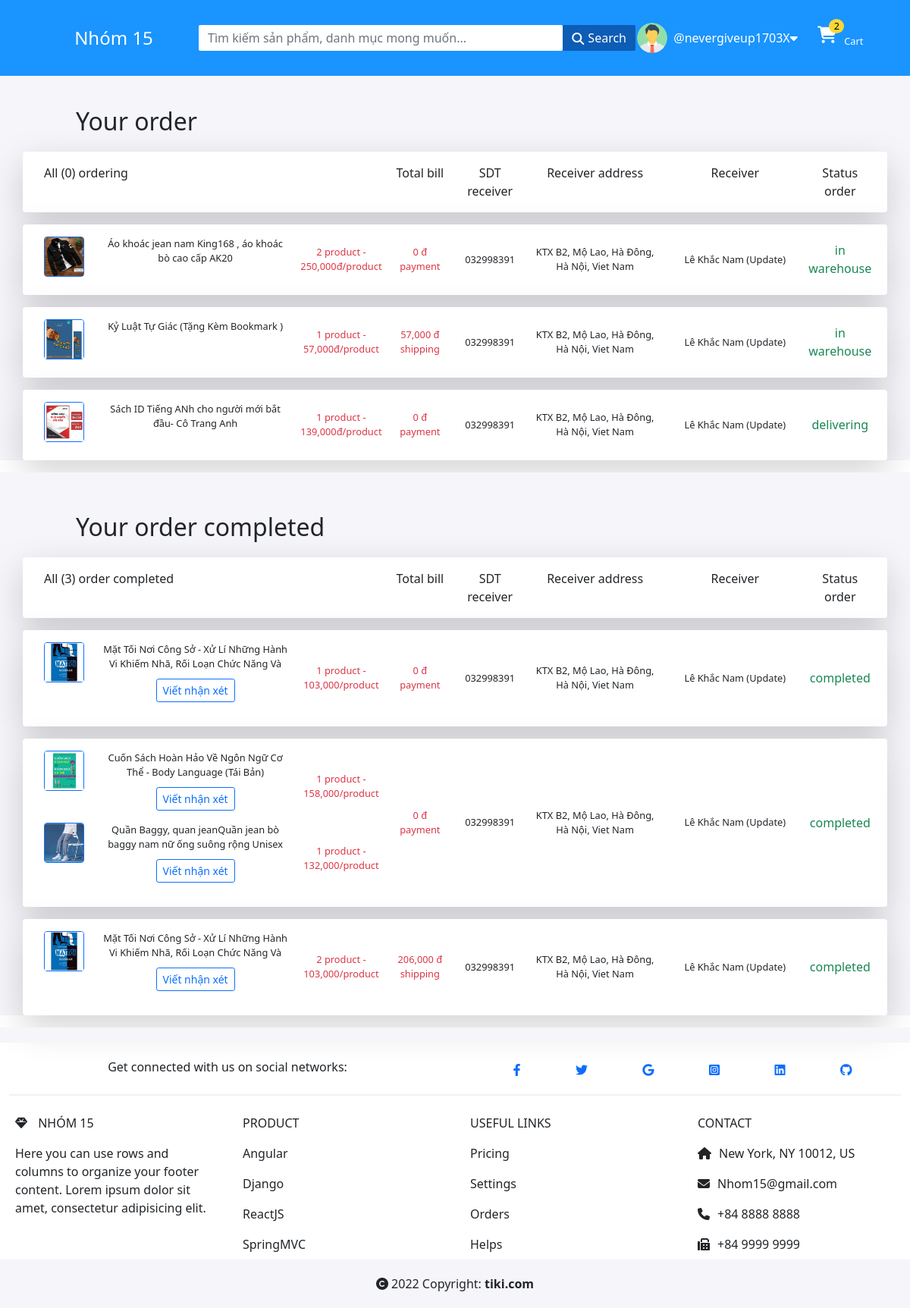
The page /view-order/ (signed in) on the database its author committed.
### base/models.py (models this page shows, shortened)
class User(AbstractUser):
    functionality_of_user = models.ForeignKey(Function, on_delete=models.CASCADE, null=True, blank=True)
    name = models.CharField(max_length=200, null=True, blank=True)
    email = models.EmailField(unique=True, null=True)
    bio = models.TextField(null=True, blank=True)
    avatar = models.ImageField(null=True, default="avatar.png")
    full_name = models.TextField(max_length=100, null=True, blank=True)
    phone_number = models.CharField(max_length=20, null=True, blank=True)
    USERNAME_FIELD = 'email'
    REQUIRED_FIELDS = []

class Cart(models.Model):
    user = models.OneToOneField(User, on_delete = models.CASCADE)
    order = models.ManyToManyField(OrderProduct, blank=True)

class OrderProduct(models.Model):
    user = models.ForeignKey(User, on_delete=models.CASCADE)
    product = models.ForeignKey(Product, on_delete=models.CASCADE)
    quantity = models.IntegerField(default=0)
    checked = models.BooleanField(default=False)
    updated = models.DateTimeField(auto_now= True)
    created = models.DateTimeField(auto_now_add=True)
    class Meta:
        ordering = ['-created']
    def total_price(seft):
        return seft.product.price * seft.quantity

class Product(models.Model):
    category = models.ForeignKey(Category, on_delete=models.SET_NULL, null=True, blank=True)
    name = models.CharField(max_length=200)
    image = models.ImageField(null=True, default = "default.png")
    description = models.TextField(null=True, blank= True)
    price = models.IntegerField()
    updated = models.DateTimeField(auto_now= True)
    created = models.DateTimeField(auto_now_add=True)
    class Meta:
        ordering  = ['-updated', '-created']

class CheckOut(models.Model):
    status_order = [
        ('completed', 'completed'),
        ('delivering', 'delivering'),
        ('in warehouse', 'in warehouse')
    ]
    payment_or_shipping = [
        ('payment', 'payment'),
        ('shipping', 'shipping')
    ]
    user = models.ForeignKey(User, on_delete=models.CASCADE)
    order = models.ManyToManyField(OrderProduct, blank=True)
    address_delivery = models.ForeignKey(Address, on_delete=models.CASCADE)
    updated = models.DateTimeField(auto_now= True)
    created = models.DateTimeField(auto_now_add=True)
    status_order = models.TextField(
        max_length=50,
        choices=status_order,
        default='in warehouse',
    )
    payment_or_shipping = models.TextField(
        max_length=50,
        choices=payment_or_shipping,
        default='shipping',
    )
    class Meta:
        ordering = ['-created']
    def total_bill(self):
        total = 0
        for order in self.order.all():
            total = total + order.total_price()
        return total

class Address(models.Model):
    country = models.TextField(max_length=200, null=True)
    province = models.TextField(max_length=200, null=True)
    district = models.TextField(max_length=200, null=True)
    ward = models.TextField(max_length=200, null=True)
    exact_address = models.TextField(max_length=200)
    receiver = models.TextField(max_length=100, null=True)
    phone_number_receiver = models.TextField(max_length=100, null=True)
    boolean =  models.BooleanField(default=False)
    user = models.ForeignKey(User, on_delete=models.CASCADE, null=True)
    class Meta:
        verbose_name = 'Address'

### base/views.py (the view)
# urls.py: path('view-order/', views.viewOrder, name='view-order'),
@login_required(login_url='login')
def viewOrder(request):
    checkouts = CheckOut.objects.filter(Q(user = request.user) & (Q(status_order = 'in warehouse') | Q(status_order = 'delivering')))
    checkouts_not_completed = sorted(checkouts, key=lambda x: -(x.status_order =='in warehouse'))
    cart = get_object_or_404(Cart, user=request.user)
    checkouts_completed = CheckOut.objects.filter(Q(user = request.user) and Q(status_order = 'completed'))
    context = {'checkouts_not_completed' : checkouts_not_completed, 'cart': cart, 'checkouts_completed': checkouts_completed}
    return render(request, 'base/view-order.html', context)

### base/templates/base/view-order.html (shortened to what this page needs)
{% extends 'index.html' %}
{% load static %}
{% block content %}
{% if request.user.functionality_of_user.name == 'Customer' %}
<div class="container-fluid" style="background-color: #f5f5fa;">
    <div class="Cart-title">Your order</div>
        <div class="container">
            <div class="col-12">
                <div class="row text-center p-3 rounded bg-white mb-3 shadow-lg" >
                    <div class="col-5 text-start">
                        All ({{ checkouts|length }}) ordering
                    </div>
                    <div class="col-1">Total bill</div>
                    <div class="col-1">SDT receiver</div>
                    <div class="col-2">Receiver address </div>
                    <div class="col-2">Receiver</div>
                    <div class="col-1">Status order</div>
                </div>
                {% for checkout in checkouts_not_completed %}
                <div class="row rounded bg-white text-center mb-3 p-3 shadow-lg">
                    <div class="col-5">
                        {% for order in checkout.order.all %}
                        <div class="row">
                            <div class="col-2 text-start mb-2">
                                <a href="{% url 'order-product' order.product.category.id order.product.id %}">
                                <div class="card border border-primary">
                                    <img class="card-img-top" src="{{ order.product.image.url }}" alt="" style="width: 100%;">
                                </div>
                                </a>
                            </div>
                            <div class="col-7 name-product-cart">
                                <a href="{% url 'order-product' order.product.category.id order.product.id %}" class="text-dark fs-08">
                                {{order.product.name}}
                                </a>
                            </div>
                            <div class="col-3 d-flex justify-content-center align-items-center fs-08 text-danger">
                                {{order.quantity}} product - {{order.product.price}}đ/product
                            </div>
                        </div>
                        {% endfor %}
                    </div>
                    <div class="col-1  d-flex flex-column align-items-center justify-content-center  text-danger">
                        <div class="fs-08">
                            {% if checkout.payment_or_shipping == 'payment' %}
                            0 đ
                            {% else %}
                            {{ checkout.total_bill }} đ
                            {% endif %}
                        </div>
                        <div class="fs-08">
                            {{ checkout.payment_or_shipping }}
                        </div>
                    </div>
                    <div class="col-1  d-flex align-items-center justify-content-center fs-08">
                        {{checkout.address_delivery.phone_number_receiver}}
                    </div>
                    <div class="col-2 d-flex align-items-center justify-content-center fs-08">
                        {{checkout.address_delivery.exact_address}}, {{checkout.address_delivery.ward}}, {{checkout.address_delivery.district}}, {{checkout.address_delivery.province}}, {{checkout.address_delivery.country}}
                    </div>
                    <div class="col-2  d-flex align-items-center justify-content-center fs-08">
                        {{checkout.address_delivery.receiver}}
                    </div>
                    <div class="col-1 d-flex align-items-center justify-content-center text-success">
                        {{checkout.status_order}}
                    </div>
                </div>
                {% endfor %}
            </div>
        </div>
    </div>
<div class="container-fluid" style="background-color: #f5f5fa;">
    <div class="Cart-title">Your order completed</div>
        <div class="container">
            <div class="col-12">
                <div class="row text-center p-3 rounded bg-white mb-3 shadow-lg" >
                    <div class="col-5 text-start">
                        All ({{ checkouts_completed|length }}) order completed
                    </div>
                    <div class="col-1">Total bill</div>
                    <div class="col-1">SDT receiver</div>
                    <div class="col-2">Receiver address </div>
                    <div class="col-2">Receiver</div>
                    <div class="col-1">Status order</div>
                </div>
                {% for checkout in checkouts_completed %}
                <div class="row rounded bg-white text-center mb-3 p-3 shadow-lg">
                    <div class="col-5">
                        {% for order in checkout.order.all %}
                        <div class="row">
                            <div class="col-2 text-start mb-2">
                                <a href="{% url 'order-product' order.product.category.id order.product.id %}">
                                <div class="card border border-primary">
                                    <img class="card-img-top" src="{{ order.product.image.url }}" alt="" style="width: 100%;">
                                </div>
                                </a>
                            </div>
                            <div class="col-7 mb-3">
                                <div class="name-product-cart mb-2">
                                    <a href="{% url 'order-product' order.product.category.id order.product.id %}" class="text-dark fs-08">
                                        {{order.product.name}}
                                    </a>
                                </div>
                                <div>
                                    <a href="{% url 'write-comment' order.product.category.id  order.product.id%}" class="btn btn-sm btn-outline-primary">Viết nhận xét</a>
                                </div>
                            </div>
                            <div class="col-3 d-flex justify-content-center align-items-center fs-08 text-danger">
                                {{order.quantity}} product - {{order.product.price}}/product
                            </div>
                        </div>
                        {% endfor %}
                    </div>
                    <div class="col-1  d-flex flex-column align-items-center justify-content-center text-danger">
                        <div class="fs-08">
                            {% if checkout.payment_or_shipping == 'payment' %}
                            0 đ
                            {% else %}
                            {{ checkout.total_bill }} đ
                            {% endif %}
                        </div>
                        <div class="fs-08">
                            {{ checkout.payment_or_shipping }}
                        </div>
                    </div>
                    <div class="col-1  d-flex align-items-center justify-content-center fs-08">
                        {{checkout.address_delivery.phone_number_receiver}}
                    </div>
                    <div class="col-2 d-flex align-items-center justify-content-center fs-08">
                        {{checkout.address_delivery.exact_address}}, {{checkout.address_delivery.ward}}, {{checkout.address_delivery.district}}, {{checkout.address_delivery.province}}, {{checkout.address_delivery.country}}
                    </div>
                    <div class="col-2  d-flex align-items-center justify-content-center fs-08">
                        {{checkout.address_delivery.receiver}}
                    </div>
                    <div class="col-1 d-flex align-items-center justify-content-center text-success">
                        {{checkout.status_order}}
                    </div>
                </div>
                {% endfor %}
            </div>
        </div>
    </div>
{% else %}
<div class="col-12 d-flex justify-content-center text-danger" style="margin-top: 8rem;">
    <h3>You are use employee account or admin account, you should use customer account to order</h3>
</div>
{% endif %}
{% endblock %}

### templates/navbar.html (shortened to what this page needs)
{% load static %}
<div class="navbar-position">
    <div class="container-fluid navbar-fixed fixed-top">
        <div class="row d-flex align-items-center justify-content-center h-100">
            <div class="col-2 text-center">
                <a href="{% url 'home' %}" class="nav-link text-white"><span style="font-size: 1.5rem;">Nhóm 15</span></a>
            </div>
            <div class="form-outline form-white col-6 text-center">
                <form class="d-flex search" action="" method="GET">
                    <input class="form-control " style="color: #78788e; border-radius: 2px; border: none;padding: 5px 12px; max-height: 40px;" type="text" placeholder="Tìm kiếm sản phẩm, danh mục mong muốn..." aria-label="Search" name="q" >
                    <button class="" style=" background-color: rgb(13 92 182); color: #ffffff; max-height: 40px; border: none; border-radius: 2px; padding: 5px 12px; display: inline-flex;" type="submit"><i class="fa-solid fa-magnifying-glass" style="margin-right: 5px; margin-top: 0.3rem;"></i> Search</button>
                </form>
            </div>
            <div class="col-2 text-white d-flex justify-content-center align-items-center">
                {% if request.user.is_authenticated %}
                <div class="">
                    <img src="{{request.user.avatar.url}}" alt="" srcset="" class="rounded-circle" style="width: 5vh; margin-right: 3%;">
                </div>
                <div class="d-flex p-2 account" id="account">
                    <div>@{{request.user.username}}</div>
                    <div><i class="fa-solid fa-caret-down"></i></div>
                    <div class="padding-toogle"></div>
                </div>
                {% else %}
                <a href="{% url 'login' %}" style="text-decoration: none;" class="text-white"><i class="fa-solid fa-user-large" style="margin-right: 1rem;"></i>Login</a>
                {% endif %}
            </div>
            {%  if request.user.functionality_of_user.name == 'Customer' %}
            <div class="col-1">
                <a href="{% url 'cart' %}" class="nav-link text-white d-flex">
                    <div>
                        <div class="Cart-icon"><i class="fa-solid fa-cart-shopping cart-navbar-icon"></i>
                            <div class="announce">{{cart.order.all.count}}</div>
                        </div>
                    </div>
                    <span class="cart-navbar">Cart</span>
                </a>
            </div>
            {% endif %}
        </div>
    </div>
</div>

### static/style/style.css (style rules this page uses)
* { margin: 0; padding: 0; box-sizing: border-box; font-size: 1rem; }
a { text-decoration: none !important; cursor: pointer; }
html { background-color: #f5f5fa; }
.navbar-position { margin-bottom: 5.5rem; }
.navbar-fixed { background-color: #1a94ff; height: 100px; }
input { padding-left: 0.5rem; }
.fs-08 { font-size: 0.8rem; }
.Cart-title { margin-left: 5.5rem; padding-top: 3rem; font-size: 2rem; margin-bottom: 1rem; }
.Cart-icon { position: relative; }
.announce { background-color: rgb(253 216 53); border-radius: 50%; position: absolute; right: -0.8em; top: -0.8em; padding: 0 .4rem; font-size: 0.8rem; color: #000000; }
.cart-navbar-icon { font-size: 1.4em; }
.cart-navbar { font-size: 0.8em; margin-top: 10px; margin-left: 10px; }
.name-product-cart { font-size: 0.8em; text-overflow: ellipsis; overflow: hidden; height: 2.5rem; }
.account { position: relative; cursor: pointer; padding-bottom: 2rem; }
.padding-toogle { position: absolute; width: 9rem; height: 2rem; top: 1rem; }

### rows shown on the page
User: user.avatar (picture), user.username "nevergiveup1703X"
Cart: order.all.count "2"
CheckOut: shows "0 đ", payment_or_shipping "payment", address_delivery.phone_number_receiver "032998391", address_delivery.exact_address "KTX B2", address_delivery.ward "Mộ Lao", address_delivery.district "Hà Đông", address_delivery.province "Hà Nội", address_delivery.country "Viet Nam", address_delivery.receiver "Lê Khắc Nam (Update)", status_order "in warehouse"
OrderProduct: product.image (picture), product.name "Áo khoác jean nam King168 , áo khoác bò cao cấp AK20", quantity "2", product.price "250,000"
CheckOut: total_bill "57,000", payment_or_shipping "shipping", address_delivery.phone_number_receiver "032998391", address_delivery.exact_address "KTX B2", address_delivery.ward "Mộ Lao", address_delivery.district "Hà Đông", address_delivery.province "Hà Nội", address_delivery.country "Viet Nam", address_delivery.receiver "Lê Khắc Nam (Update)", status_order "in warehouse"
OrderProduct: product.image (picture), product.name "Kỷ Luật Tự Giác (Tặng Kèm Bookmark )", quantity "1", product.price "57,000"
CheckOut: shows "0 đ", payment_or_shipping "payment", address_delivery.phone_number_receiver "032998391", address_delivery.exact_address "KTX B2", address_delivery.ward "Mộ Lao", address_delivery.district "Hà Đông", address_delivery.province "Hà Nội", address_delivery.country "Viet Nam", address_delivery.receiver "Lê Khắc Nam (Update)", status_order "delivering"
OrderProduct: product.image (picture), product.name "Sách ID Tiếng ANh cho người mới bắt đầu- Cô Trang Anh", quantity "1", product.price "139,000"
CheckOut: shows "0 đ", payment_or_shipping "payment", address_delivery.phone_number_receiver "032998391", address_delivery.exact_address "KTX B2", address_delivery.ward "Mộ Lao", address_delivery.district "Hà Đông", address_delivery.province "Hà Nội", address_delivery.country "Viet Nam", address_delivery.receiver "Lê Khắc Nam (Update)", status_order "completed"
OrderProduct: product.image (picture), product.name "Mặt Tối Nơi Công Sở - Xử Lí Những Hành Vi Khiếm Nhã, Rối Loạn Chức Năng Và…", quantity "1", product.price "103,000"
CheckOut: shows "0 đ", payment_or_shipping "payment", address_delivery.phone_number_receiver "032998391", address_delivery.exact_address "KTX B2", address_delivery.ward "Mộ Lao", address_delivery.district "Hà Đông", address_delivery.province "Hà Nội", address_delivery.country "Viet Nam", address_delivery.receiver "Lê Khắc Nam (Update)", status_order "completed"
OrderProduct: product.image (picture), product.name "Cuốn Sách Hoàn Hảo Về Ngôn Ngữ Cơ Thể - Body Language (Tái Bản)", quantity "1", product.price "158,000"
OrderProduct: product.image (picture), product.name "Quần Baggy, quan jeanQuần jean bò baggy nam nữ ống suông rộng Unisex…", quantity "1", product.price "132,000"
CheckOut: total_bill "206,000", payment_or_shipping "shipping", address_delivery.phone_number_receiver "032998391", address_delivery.exact_address "KTX B2", address_delivery.ward "Mộ Lao", address_delivery.district "Hà Đông", address_delivery.province "Hà Nội", address_delivery.country "Viet Nam", address_delivery.receiver "Lê Khắc Nam (Update)", status_order "completed"
OrderProduct: product.image (picture), product.name "Mặt Tối Nơi Công Sở - Xử Lí Những Hành Vi Khiếm Nhã, Rối Loạn Chức Năng Và…", quantity "2", product.price "103,000"

### other values the page prints
{{ checkouts|length }} "0"
{{ checkouts_completed|length }} "3"
